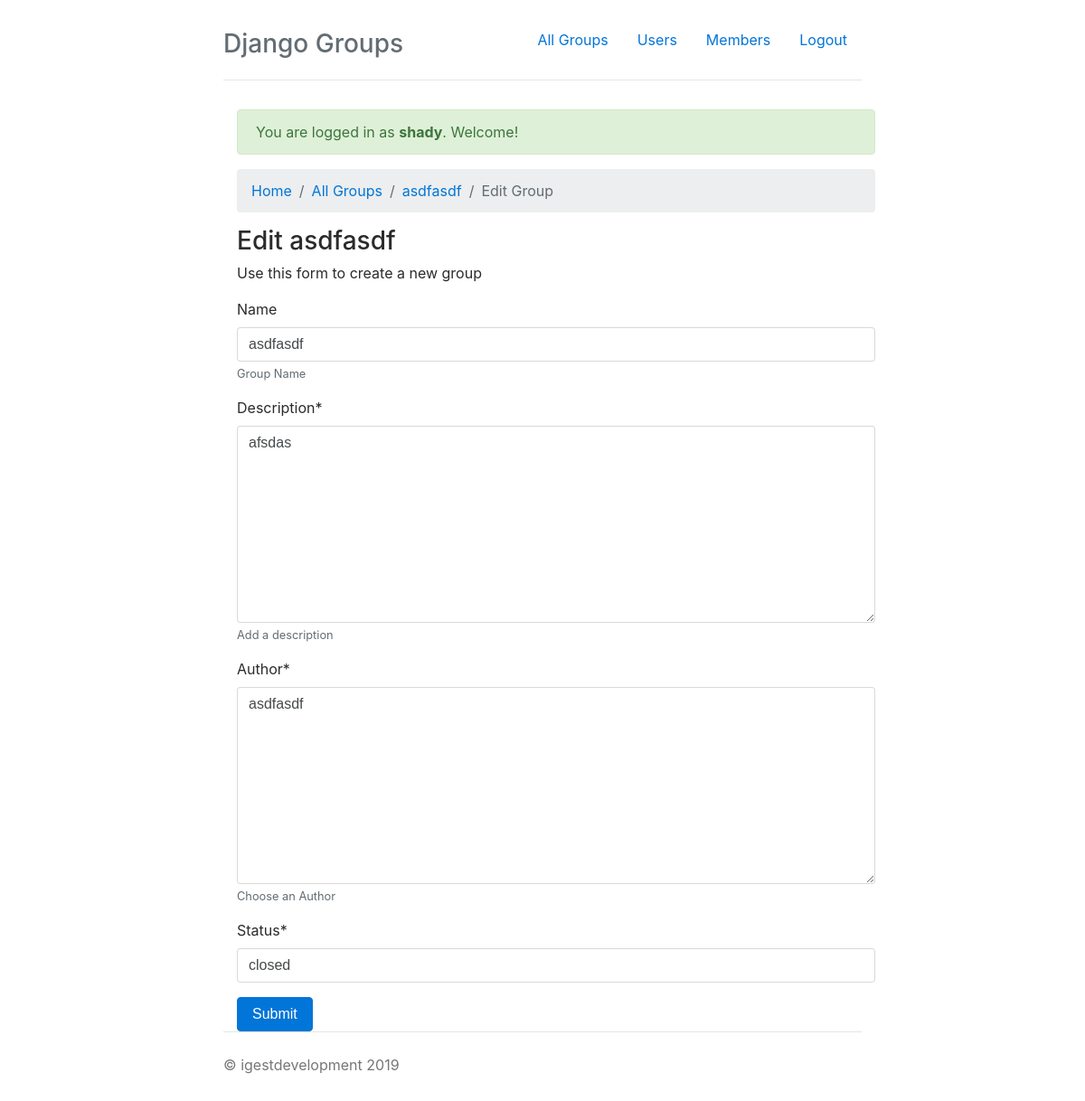
Before: /groups/edit_group/3/ (signed in) with the older database file.
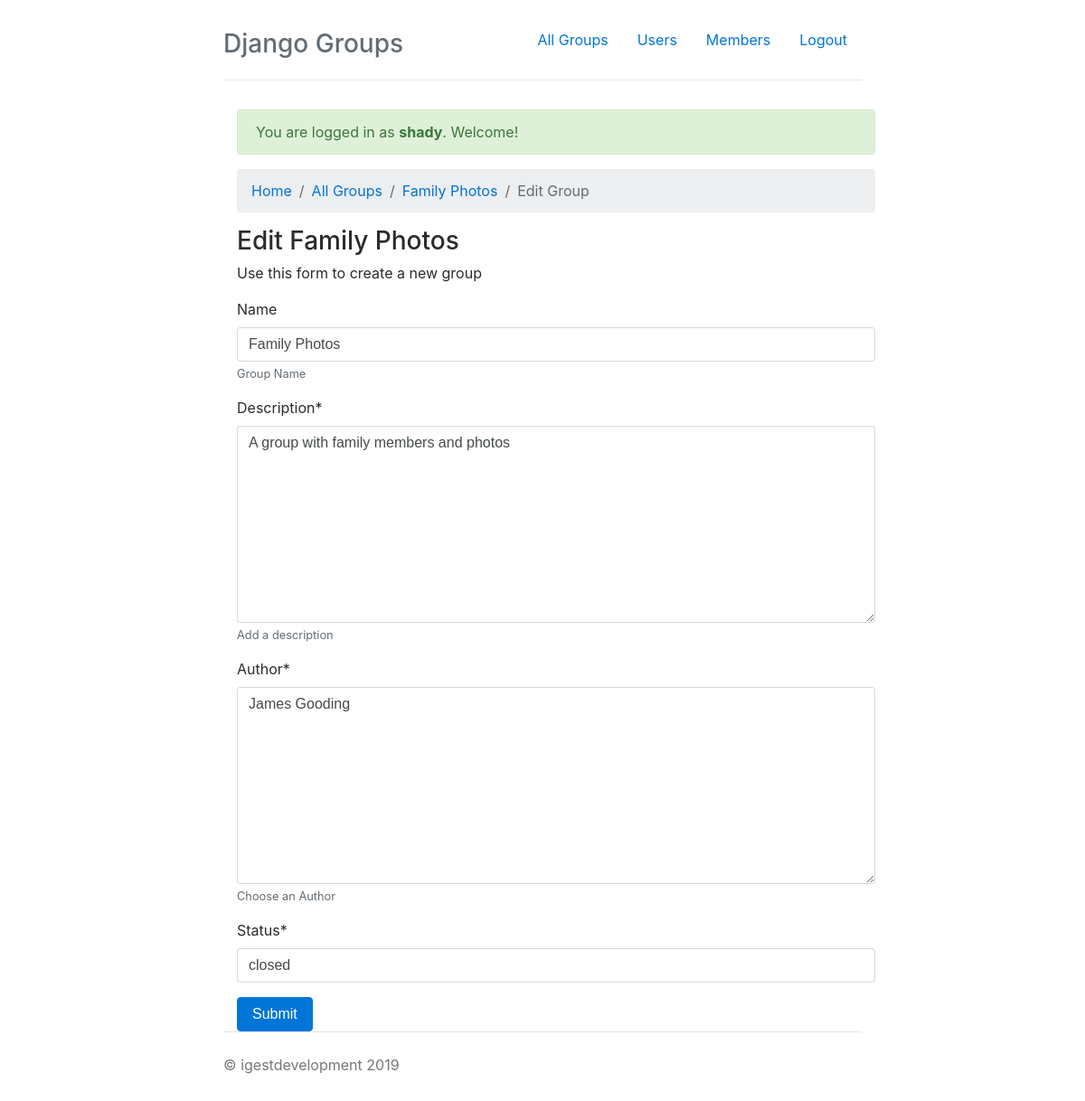
After: the same page with the newer database file.
### groups/models.py (models this page shows, shortened)
class Groups(models.Model):
    name = models.CharField(max_length=50, blank=True,help_text="Group Name")
    description = models.TextField(help_text="Add a description")
    author = models.TextField(help_text="Choose an Author")
    status = models.CharField(max_length=64)
    created_at = models.DateTimeField(auto_now_add=True)
    def get_absolute_url(self):
        return reverse('group_detail',args=[self.id])
    def edit_url(self):
        return reverse('edit_group',args=[self.id])

### groups/views.py (the view)
# urls.py: path('edit_group/<id>/',views.edit_group,name="edit_group"),
@login_required
def edit_group(request, id):
    group = Groups.objects.get(pk=id)
    form = GroupForm(request.POST or None, instance=group)
    if request.method == "POST":
        if form.is_valid():
            form.save()
    return render(request,'groups/edit_group.html',
    {'form':form,'model':group})

### groups/forms.py
class GroupForm(ModelForm):
    class Meta:
        model = Groups
        exclude = ('created_at', )

### groups/templates/groups/edit_group.html (shortened to what this page needs)
{% extends "base.html" %}
{% load staticfiles %}
{% load crispy_forms_tags %}
{% block content %}
<nav aria-label="breadcrumb">
    <ol class="breadcrumb">
      <li class="breadcrumb-item"><a href="{% url 'index' %}">Home</a></li>
      <li class="breadcrumb-item"><a href="{% url 'index' %}">All Groups</a></li>
      <li class="breadcrumb-item"><a href="{{ model.get_absolute_url }}">{{ model.name }}</a></li>
      <li class="breadcrumb-item active" aria-current="page">Edit Group</li>
    </ol>
  </nav>
<h3>Edit {{ model.name }}</h3>
<p>Use this form to create a new group</p>
<form action="{{ model.edit_url }}" method="post">
  {{ form | crispy }}
        <button type="submit" class="btn btn-primary">Submit</button>
</form>
{% endblock %}

Changed rows visible on the page:
changed Groups "closed": name "asdfasdf" → "Family Photos"; description "afsdas" → "A group with family members and photos"; author "asdfasdf" → "James Gooding"
